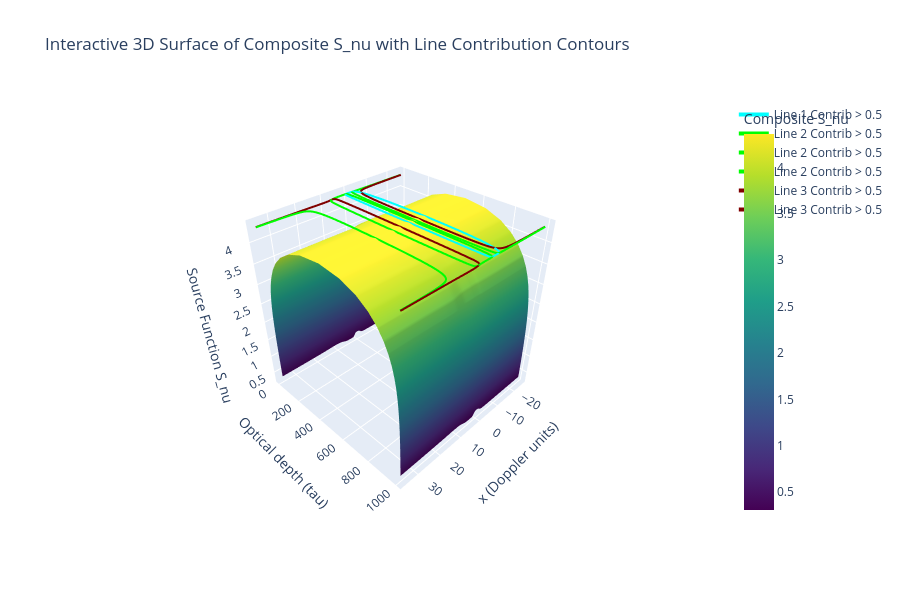

The notebook cell saved with this chart:
### Code cell
result = slab.iterate_coupled_lines(lines, max_iter=2000, tol=1e-6, verbose=False)

S_nu = result["S_nu"]            # shape (ND, Nfreq)
I_emergent = result["I_emergent"]# length Nfreq (global x-grid)
S_lines = result["S_lines"]      # list of per-line S_line (each length ND)
rel_history = result["rel_history"]

x = slab.x_values
tau = slab.tau

# 1) Emergent spectrum
plt.figure(figsize=(8,4))
plt.plot(x, I_emergent, lw=2)
plt.xlabel("x (Doppler units)")
plt.ylabel("Emergent Intensity")
plt.title("Emergent Spectrum (iterate_coupled_lines)")
plt.grid(True)
plt.tight_layout()

# 2) Composite source S_nu heatmap (depth x frequency)
plt.figure(figsize=(8,5))
extent = [x[0], x[-1], tau[0], tau[-1]]
plt.imshow(S_nu, origin='lower', aspect='auto', extent=extent, cmap='viridis')
plt.colorbar(label='S_nu')
plt.xlabel("x (Doppler units)")
plt.ylabel("Optical depth (tau)")
plt.title("Composite S_nu (depth x frequency)")
plt.tight_layout()

# 3) Per-line source functions vs tau (use S_lines from result to be consistent)
plt.figure(figsize=(6,4))
for i, S_line in enumerate(S_lines):
    plt.plot(tau, S_line, label=f'Line {i+1}')
plt.xlabel("Optical depth (tau)")
plt.ylabel("S_line")
plt.title("Per-line Source Functions")
plt.legend()
plt.grid(True)
plt.tight_layout()

# 4) Relative convergence history
if rel_history is not None and len(rel_history) > 0:
    plt.figure(figsize=(5,3))
    plt.semilogy(np.arange(len(rel_history)), rel_history, marker='o')
    plt.xlabel("Outer iteration")
    plt.ylabel("max_rel")
    plt.title("Convergence history")
    plt.grid(True)
    plt.tight_layout()

# 5) Per-line contribution at mid depth (stacked area) — using denom-based contributions
try:
    # ensure phi_x_global exists for each line and is normalized
    for i, line in enumerate(lines):
        if not hasattr(line, 'phi_x_global') or line.phi_x_global.size != x.size:
            if hasattr(line, 'compute_phi_x'):
                line.compute_phi_x(x)
            norm = np.sum(line.phi_x * slab.x_weights) if getattr(slab, 'x_weights', None) is not None else np.sum(line.phi_x)
            line.phi_x_global = (line.phi_x / norm) if norm != 0.0 else line.phi_x.copy()
        # print normalization diagnostic
        sphi = np.sum(line.phi_x_global * slab.x_weights)
        print(f'Line {i+1} phi normalization (sum phi*xw): {sphi:.6g}')
    # build emissivities (eta = k * phi * S_line)
    eta_list = []
    for i, line in enumerate(lines):
        eta = (line.k * line.phi_x_global)[None, :] * np.asarray(S_lines[i]).reshape((slab.ND, 1))
        eta_list.append(eta)
    # denom-based contributions (as in composite S construction)
    denom = np.zeros_like(x)
    for line in lines:
        denom += line.k * line.phi_x_global
    denom_safe = np.where(denom == 0.0, 1.0, denom)
    contribs = [eta / denom_safe[None, :] for eta in eta_list]
    mid = slab.ND // 2
    contrib_mid = np.vstack([c[mid, :] for c in contribs])
    contrib_mid = np.clip(contrib_mid, 0.0, None)
    # normalize across lines at each x to avoid tiny rounding errors
    sum_c = np.sum(contrib_mid, axis=0)
    sum_c_safe = np.where(sum_c == 0.0, 1.0, sum_c)
    contrib_mid_norm = contrib_mid / sum_c_safe
    labels = [f'Line {i+1} (x={lines[i].line_center})' for i in range(len(lines))]
    palette = ['cyan', 'lime', 'maroon', 'magenta', 'yellow', 'orange']
    plt.figure(figsize=(10,4))
    plt.stackplot(x, contrib_mid_norm, labels=labels, colors=[palette[i % len(palette)] for i in range(len(lines))], alpha=0.85)
    comp_mid = S_nu[mid, :]
    comp_scaled = (comp_mid - np.min(comp_mid)) / (np.max(comp_mid) - np.min(comp_mid) + 1e-30)
    plt.plot(x, comp_scaled, '--k', lw=2, label='Composite S (mid, scaled)')
    plt.xlabel("x (Doppler units)")
    plt.ylabel("Per-line contribution (stacked)")
    plt.title("Per-line contributions (mid depth) with composite S overlay")
    plt.legend(loc='upper right')
    plt.grid(True)
    plt.tight_layout()
    plt.show()

    # 6) Interactive 3D surface like the earlier cell: Composite S_nu with projected contribution contours
    try:
        import plotly.graph_objects as go
        # build meshgrid for plotting
        X, T = np.meshgrid(x, tau)
        fig = go.Figure()
        fig.add_trace(go.Surface(x=X, y=T, z=S_nu, colorscale='Viridis', name='Composite S_nu', showscale=True, colorbar=dict(title='Composite S_nu')))
        # add contours projected on surface for each line's contribution (use contribs computed above)
        palette = ['cyan', 'lime', 'maroon', 'magenta', 'yellow', 'orange']
        for idx, contrib in enumerate(contribs):
            levels = [0.5]  # contour threshold(s)
            cs = plt.contour(X, T, contrib, levels=levels, colors=palette[idx % len(palette)])
            for level_idx, segs in enumerate(cs.allsegs):
                for path in segs:
                    verts = path
                    x_verts = verts[:, 0]
                    y_verts = verts[:, 1]
                    # approximate z from composite S_nu at mid depth (projection)
                    z_interp = np.interp(x_verts, x, S_nu[len(tau)//2, :])
                    fig.add_trace(go.Scatter3d(x=x_verts, y=y_verts, z=z_interp, mode='lines', line=dict(color=palette[idx % len(palette)], width=4), name=f'Line {idx+1} Contrib > {levels[0]}'))
        fig.update_layout(title='Interactive 3D Surface of Composite S_nu with Line Contribution Contours', scene=dict(xaxis_title='x (Doppler units)', yaxis_title='Optical depth (tau)', zaxis_title='Source Function S_nu', camera=dict(eye=dict(x=1.5, y=1.5, z=1.5))), width=900, height=600)
        fig.show()
    except Exception as _e:
        print('3D interactive plot failed:', _e)

except Exception:
    pass

plt.show()

### Figure 1 — Plotly figure (JSON) as saved in the notebook; plotly's stock layout.template omitted (floating-point values rounded to 4 significant figures; data arrays with more than 128 entries replaced by an {"elided": "..."} marker saying what was removed)
{"data": [{"colorbar": {"title": {"text": "Composite S_nu"}}, "colorscale": [[0, "#440154"], [0.1111, "#482878"], [0.2222, "#3e4989"], [0.3333, "#31688e"], [0.4444, "#26828e"], [0.5556, "#1f9e89"], [0.6667, "#35b779"], [0.7778, "#6ece58"], [0.8889, "#b5de2b"], [1, "#fde725"]], "name": "Composite S_nu", "showscale": true, "type": "surface", "x": {"elided": "81x243 float values"}, "y": {"elided": "81x243 float values"}, "z": {"elided": "81x243 float values"}}, {"line": {"color": "cyan", "width": 4}, "mode": "lines", "name": "Line 1 Contrib > 0.5", "type": "scatter3d", "x": {"elided": "161 float values"}, "y": {"elided": "161 float values"}, "z": {"elided": "161 float values"}}, {"line": {"color": "lime", "width": 4}, "mode": "lines", "name": "Line 2 Contrib > 0.5", "type": "scatter3d", "x": {"elided": "233 float values"}, "y": {"elided": "233 float values"}, "z": {"elided": "233 float values"}}, {"line": {"color": "lime", "width": 4}, "mode": "lines", "name": "Line 2 Contrib > 0.5", "type": "scatter3d", "x": {"elided": "171 float values"}, "y": {"elided": "171 float values"}, "z": {"elided": "171 float values"}}, {"line": {"color": "lime", "width": 4}, "mode": "lines", "name": "Line 2 Contrib > 0.5", "type": "scatter3d", "x": {"elided": "177 float values"}, "y": {"elided": "177 float values"}, "z": {"elided": "177 float values"}}, {"line": {"color": "maroon", "width": 4}, "mode": "lines", "name": "Line 3 Contrib > 0.5", "type": "scatter3d", "x": {"elided": "207 float values"}, "y": {"elided": "207 float values"}, "z": {"elided": "207 float values"}}, {"line": {"color": "maroon", "width": 4}, "mode": "lines", "name": "Line 3 Contrib > 0.5", "type": "scatter3d", "x": {"elided": "295 float values"}, "y": {"elided": "295 float values"}, "z": {"elided": "295 float values"}}], "layout": {"height": 600, "scene": {"camera": {"eye": {"x": 1.5, "y": 1.5, "z": 1.5}}, "xaxis": {"title": {"text": "x (Doppler units)"}}, "yaxis": {"title": {"text": "Optical depth (tau)"}}, "zaxis": {"title": {"text": "Source Function S_nu"}}}, "title": {"text": "Interactive 3D Surface of Composite S_nu with Line Contribution Contours"}, "width": 900}}
